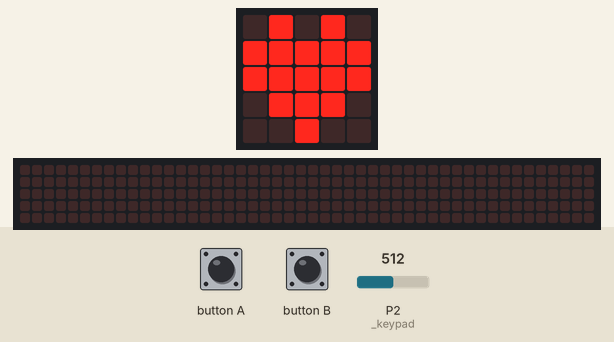
This program was run on a simulated BBC micro:bit (MakeCode). Shown: the board's 5×5 LED display, a strip that is not on the board, showing the scrolling text unrolled. The inputs (shaded band) are chosen by the test bench; at power-on: P2 (_keypad) = 512 (analog values on the 0–1023 scale). The 48×5 strip is a reading aid, not a part: it shows the text the display is scrolling, unrolled, one strip-width of it at a time.

Above: at 1.8 s.
1.9 s: button A pressed for 0.15 s
At 2.5 s:
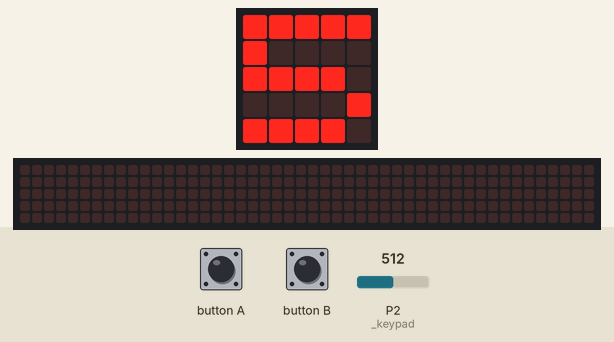
2.6 s: P2 (_keypad) set to 458
At 3.8 s:
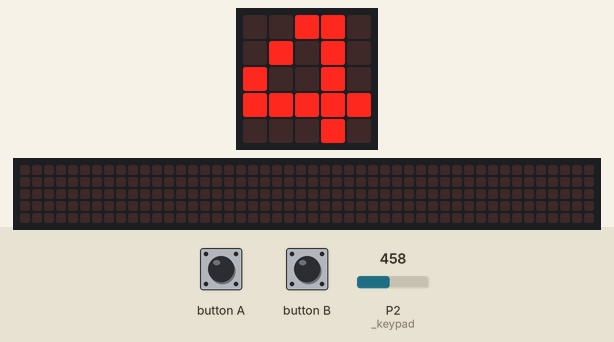
5.6 s: P2 (_keypad) set to 432
At 6.8 s:
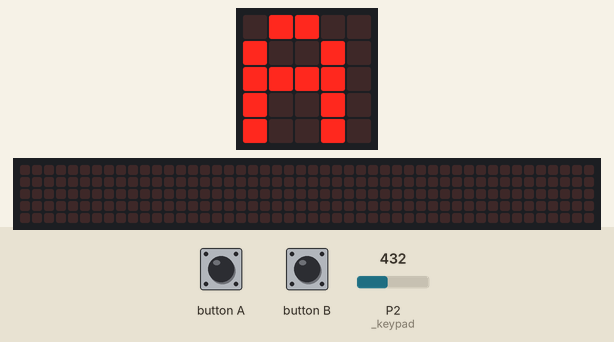
8.6 s: button B pressed for 0.15 s
At 8.88 s:
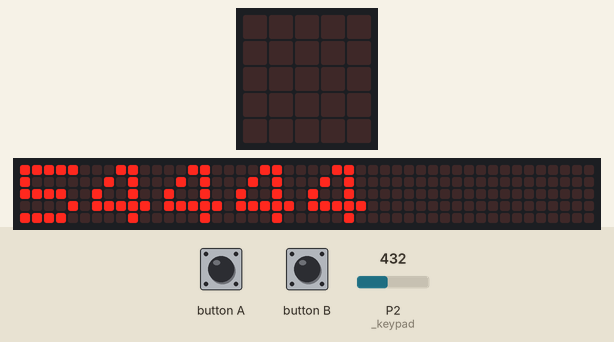
9.3 s: button A pressed for 0.15 s
10.0 s: P2 (_keypad) set to 1009
At 14.09 s:
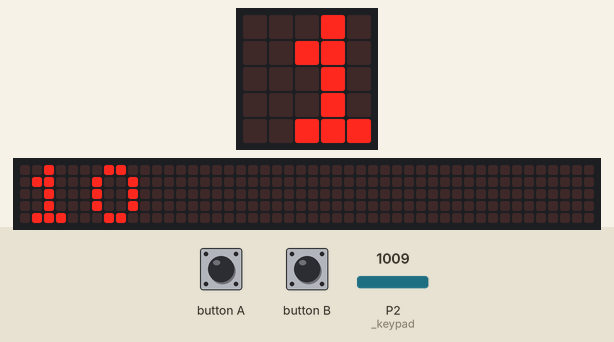
Timing chart, 0 to 15.3 s (numbered marks = the images above; inputs shaded):
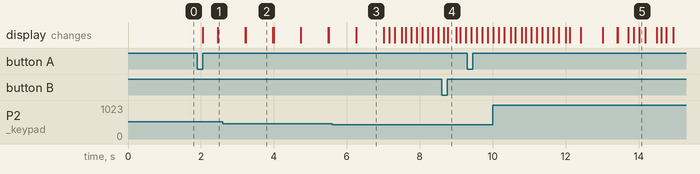

Measured:
- the behaviour switches between 447 and 446 on P2 (_keypad) (found by bisection; images 2 and 3)
- after the input at 1.9 s, the display: first changes after 0.15 s (image 1 shows a later state)
- after the input at 2.6 s, the display: first differs from a run without the input after 0.62 s (image 2)
- after the input at 5.6 s, the display: first differs from a run without the input after 0.66 s (image 3)
- after the input at 8.6 s, the display: first differs from a run without the input after 0.17 s (image 4)
- what the display in image 2 shows lasts 0.8 s, from 3.2 s to 4.0 s

The program:

main.ts
```typescript
// 数桁の数字を検出する。
// 使い方
// 4　3　A　とキーパッドを押すと
// 返り値は43。
// ※終了文字は、
// 大文字で以下の文字を指定可
// A,、B、C、D、＃、＊
//
input.onButtonPressed(Button.A, function () {
    basic.showLeds(`
        . # # # .
        # . . . #
        . . # # .
        . . . . .
        . . # . .
        `)
    x = Bit_Labo.キーパッドの値(AnalogPin.P2, "A")
    basic.clearScreen()
    basic.showNumber(x)
    basic.showIcon(IconNames.Yes)
})
// キーパッドで押した
// 1文字を検出する。
// 以下の数値が返り値。
// 0=0、1=1、、、9=9、
// A=10、B=11、、D=13
// ＃=14、＊=15
// null=16
//
input.onButtonPressed(Button.B, function () {
    while (true) {
        y = Bit_Labo.キーパッドキー値(AnalogPin.P2)
        if (0 <= y && y <= 15) {
            basic.clearScreen()
            basic.showNumber(y)
            break;
        }
        basic.pause(100)
    }
    basic.showIcon(IconNames.Yes)
})
let y = 0
let x = 0
basic.showIcon(IconNames.Heart)
```

custom.ts
```typescript
/**
* このファイルを使って、独自の関数やブロックを定義してください。
* 詳しくはこちらを参照してください：https://makecode.microbit.org/blocks/custom
*/

/**
 * Custom blocks
 */
//% color="#0000ff" icon="\uf0a4"
namespace Bit_Labo {

    /**
     * キーパッド
     */
    //% group="キーパッド"
    export function readKeyValue(_keyPad: AnalogPin): string {
        let _KeyStg: string = ""
        let _keyAnalog: number = 0
        _keyAnalog = pins.analogReadPin(_keyPad)
        if (_keyAnalog < 118) {
            _KeyStg = "1"
        } else if (_keyAnalog < 264) {
            _KeyStg = "2"
        } else if (_keyAnalog < 372) {
            _KeyStg = "3"
        } else if (_keyAnalog < 447) {
            _KeyStg = "A"
        } else if (_keyAnalog < 503) {
            _KeyStg = "4"
        } else if (_keyAnalog < 555) {
            _KeyStg = "5"
        } else if (_keyAnalog < 598) {
            _KeyStg = "6"
        } else if (_keyAnalog < 630) {
            _KeyStg = "B"
        } else if (_keyAnalog < 657) {
            _KeyStg = "7"
        } else if (_keyAnalog < 683) {
            _KeyStg = "8"
        } else if (_keyAnalog < 707) {
            _KeyStg = "9"
        } else if (_keyAnalog < 725) {
            _KeyStg = "C"
        } else if (_keyAnalog < 741) {
            _KeyStg = "*"
        } else if (_keyAnalog < 757) {
            _KeyStg = "0"
        } else if (_keyAnalog < 771) {
            _KeyStg = "#"
        } else if (_keyAnalog < 999) {
            _KeyStg = "D"
        } else {
            _KeyStg = ""
        }
        if (_KeyStg != "") {
            return _KeyStg
        } else {
            return ""
        }
    }
    //% blockId="キーパッドの値" block="キーパッド 入力数値 端子 %_keypad 終了文字 %_breakStg"
    //% _keypad.defl=AnalogPin.P2
    //% _breakStg.defl="A"
    //% weight=60
    //% group="キーパッド"
    export function キーパッドの値(_keypad: AnalogPin = AnalogPin.P2, _breakStg: string): number {
        let _stg: string = ""
        let _wkStg: string = ""

        while (true) {
            _stg = readKeyValue(_keypad)
            basic.pause(10)

            basic.showString(_stg)
            basic.clearScreen()
            if (_stg == _breakStg) { //break
                break
            } else if (0 <= parseFloat(_stg) && parseFloat(_stg) <= 9) { // numeric
                _wkStg = "" + _wkStg + _stg
            }
        }
        if (_wkStg == "") {
            return -1
        } else {
            return parseFloat(_wkStg)
        }
    }

    //% blockId="キーパッドの値2" block="キーパッド キー値 端子 %_keypad"
    //% _keypad.defl=AnalogPin.P2
    //% weight=50
    //% group="キーパッド"
    export function キーパッドキー値(_keypad: AnalogPin = AnalogPin.P2): number {
        let _num: number = 16
        let _wkStg: string = ""
        let _asciiCode:number = 0

        _wkStg = readKeyValue(_keypad)
        basic.pause(20)

        if (_wkStg != "") {
            _num = parseFloat(_wkStg)
            // _asciiCode = _wkStg.charCodeAt(0)

            if (0 <= _num && _num <= 9) { // numeric
                _num = parseFloat(_wkStg)
            } else {
                _asciiCode = _wkStg.charCodeAt(0)
                // basic.showNumber(_asciiCode) // ***DEBUG***

                if (_asciiCode == 35) { // string # : 35 -> 14
                    _num = 14
                } else if (_asciiCode == 42) { // string * : 42 -> 15
                    _num = 15
                } else {
                    _num = _asciiCode - 55 // string A - D
                }
            }
            // basic.showNumber(_num) // ***DEBUG***
            // basic.clearScreen() // ***DEBUG***
            return _num

        } else {
            return 16
        }
    }
}
```

test.ts
```typescript
// テストはここに来ます。このパッケージが拡張機能として使用されるときにはコンパイルされません。
```
